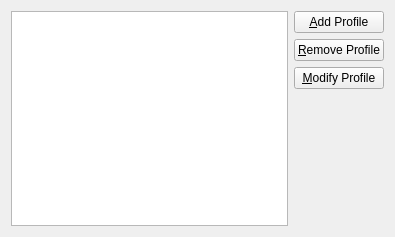
<ui version="4.0" >
 <class>UploadPreferences</class>
 <widget class="QWidget" name="UploadPreferences" >
  <property name="geometry" >
   <rect>
    <x>0</x>
    <y>0</y>
    <width>395</width>
    <height>237</height>
   </rect>
  </property>
  <layout class="QGridLayout" >
   <item rowspan="2" row="0" column="0" >
    <widget class="QListView" name="profilesList" />
   </item>
   <item row="0" column="1" >
    <layout class="QVBoxLayout" >
     <item>
      <widget class="KPushButton" name="addProfileButton" >
       <property name="text" >
        <string>&amp;Add Profile</string>
       </property>
      </widget>
     </item>
     <item>
      <widget class="KPushButton" name="removeProfileButton" >
       <property name="text" >
        <string>&amp;Remove Profile</string>
       </property>
      </widget>
     </item>
     <item>
      <widget class="KPushButton" name="modifyProfileButton" >
       <property name="text" >
        <string>&amp;Modify Profile</string>
       </property>
      </widget>
     </item>
    </layout>
   </item>
   <item row="1" column="1" >
    <spacer>
     <property name="orientation" >
      <enum>Qt::Vertical</enum>
     </property>
     <property name="sizeHint" >
      <size>
       <width>20</width>
       <height>81</height>
      </size>
     </property>
    </spacer>
   </item>
  </layout>
 </widget>
 <customwidgets>
  <customwidget>
   <class>KPushButton</class>
   <extends>QPushButton</extends>
   <header>kpushbutton.h</header>
  </customwidget>
 </customwidgets>
 <tabstops>
  <tabstop>profilesList</tabstop>
  <tabstop>addProfileButton</tabstop>
  <tabstop>removeProfile</tabstop>
  <tabstop>modifyProfileButton</tabstop>
 </tabstops>
 <resources/>
 <connections/>
</ui>
